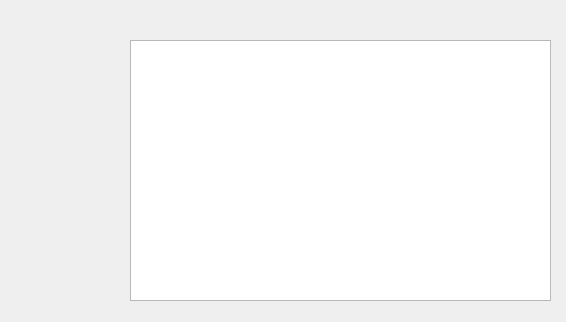
<?xml version="1.0" encoding="UTF-8"?>
<ui version="4.0">
 <class>SceneWindow</class>
 <widget class="QMainWindow" name="SceneWindow">
  <property name="geometry">
   <rect>
    <x>0</x>
    <y>0</y>
    <width>566</width>
    <height>322</height>
   </rect>
  </property>
  <property name="windowTitle">
   <string>SceneWindow</string>
  </property>
  <widget class="QWidget" name="centralWidget">
   <widget class="QGraphicsView" name="graphicsView">
    <property name="geometry">
     <rect>
      <x>130</x>
      <y>40</y>
      <width>421</width>
      <height>261</height>
     </rect>
    </property>
   </widget>
  </widget>
 </widget>
 <layoutdefault spacing="6" margin="11"/>
 <resources/>
 <connections/>
</ui>
